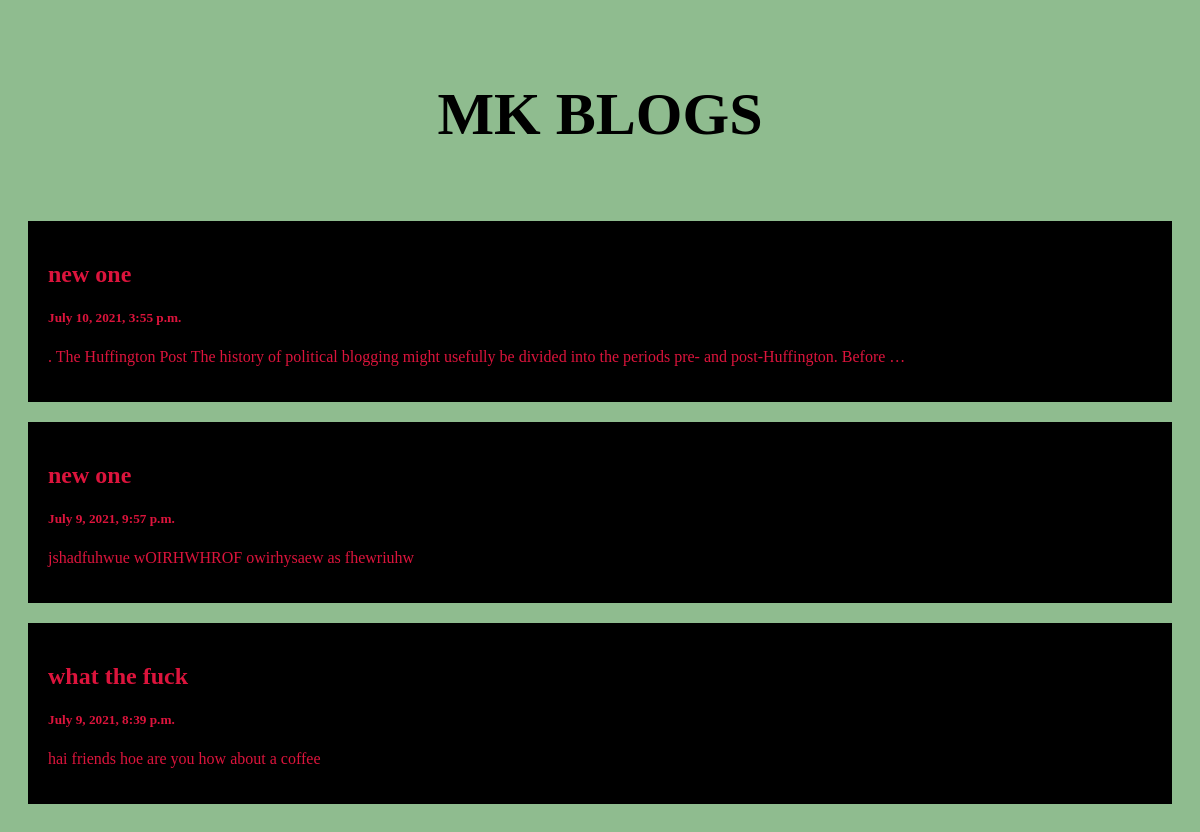
The page / on the database its author committed.
### blogapp/models.py (models this page shows)
class Post(models.Model):
    title = models.CharField(max_length=100)
    body = models.CharField(max_length=1000000)
    created_at = models.DateTimeField(default=datetime.now, blank=True)

### blogapp/views.py (the view)
def index(request):
    posts = Post.objects.all()
    return render(request, 'index.html', {'posts': posts})

### templates/index.html (shortened to what this page needs)
<!DOCTYPE html>
<html>
<head>
</head>
<body>
<div class="header">
  <h2>MK BLOGS</h2>
</div>
<div class="row">
  <div class="leftcolumn">
    {% for post in posts reversed %}
    <div class="card">
      <a style="text-decoration: none; color: crimson;" href="/post/{{post.id}}">
        <h2>{{post.title}}</h2>
        <h5>{{post.created_at}}</h5>
        <p>{{post.body|truncatewords:20}}</p>
      </a>
    </div>
    {% endfor %}
  </div>
</div>
</body>
</html>

### templates/index.html (style rules this page uses)
* { box-sizing: border-box; }
body { font-family: "American Typewriter", serif; padding: 20px; background: darkseagreen; }
.header { padding: 2px; font-size: 40px; text-align: center; background: darkseagreen; }
.leftcolumn { float: left; width: 100%; }
.card { background-color: black; padding: 20px; margin-top: 20px; }
.row:after { content: ""; display: table; clear: both; }

### rows shown on the page
Post: title "new one", created_at "July 10, 2021, 3:55 p.m.", body ". The Huffington Post The history of political blogging might usefully be divided into the periods pre- and post-Huffington. Before …"
Post: title "new one", created_at "July 9, 2021, 9:57 p.m.", body "jshadfuhwue wOIRHWHROF owirhysaew as fhewriuhw"
Post: title "what the fuck", created_at "July 9, 2021, 8:39 p.m.", body "hai friends hoe are you how about a coffee"
